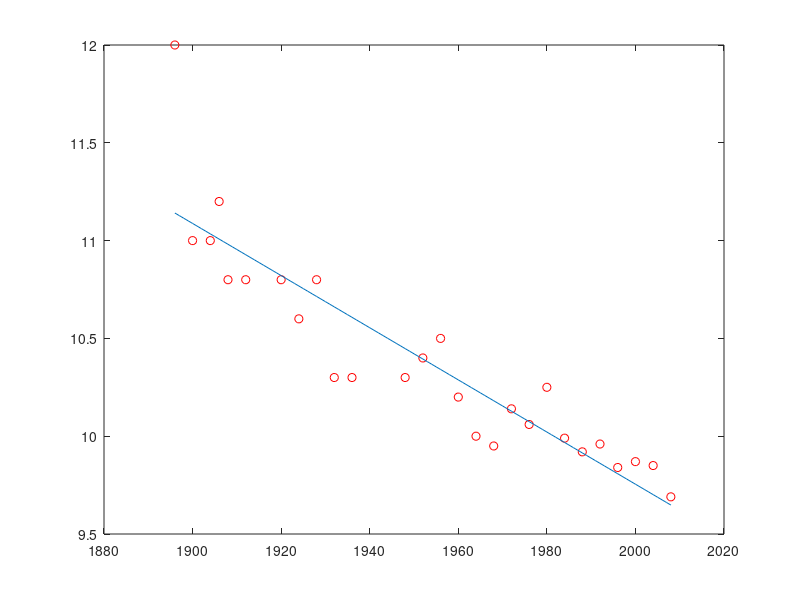

MATLAB code to generate this figure:
x=[1896,1900,1904,1906,1908,1912,1920,1924,1928,1932,1936,1948,1952,1956,1960,1964,1968,1972,1976,1980,1984,1988,1992,1996,2000,2004,2008]
t = [12, 11, 11, 11.2, 10.8, 10.8, 10.8, 10.6, 10.8, 10.3, 10.3, 10.3, 10.4, 10.5, 10.2, 10, 9.95, 10.14, 10.06, 10.25, 9.99, 9.92, 9.96, 9.84, 9.87, 9.85, 9.69]
n = 27
xa = sum(x)/n
ta = sum(t)/n
xta = sum(x.*t)/n
x2a = sum(x.*x)/n
w1 = (xta - xa*ta)/(x2a - xa * xa)
w0 = ta - w1 * xa
plot(x,t,'ro')
hold on
xx=1896:2008
plot(xx,w0+w1*xx)
